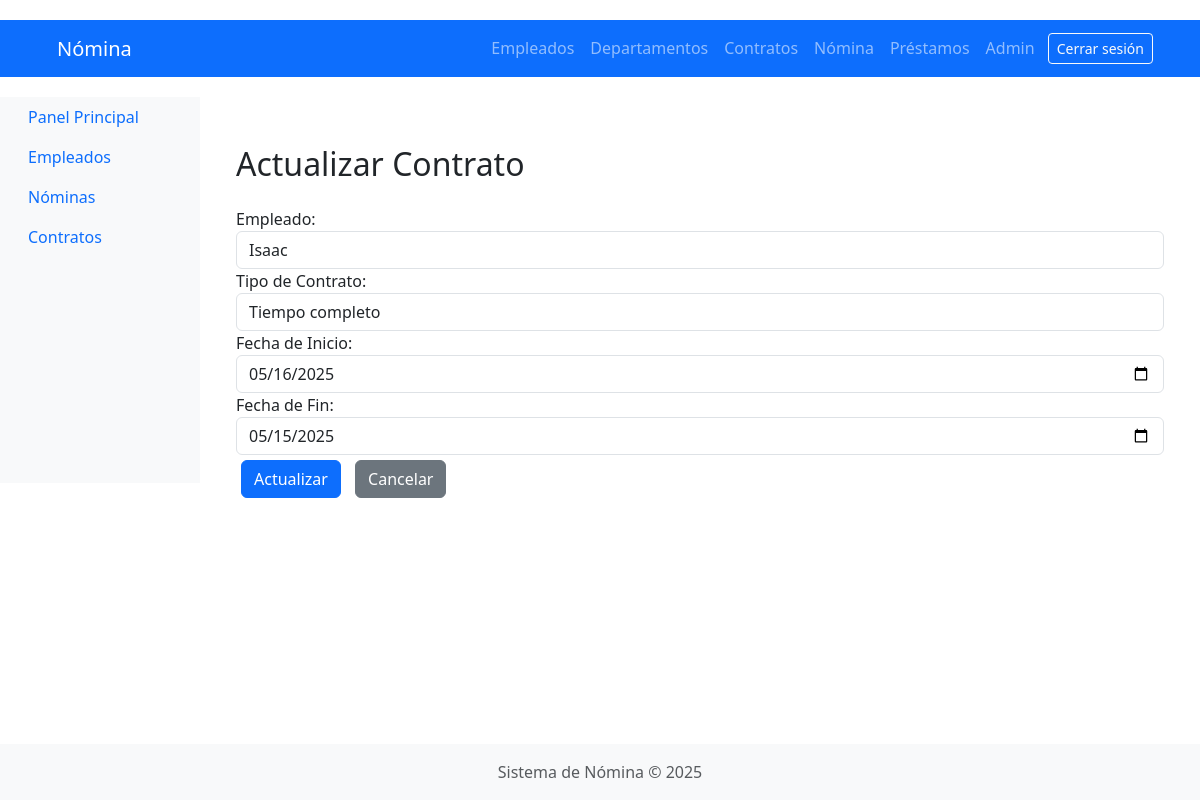
Page /contracts/editar/21/ (signed in) on the committed database.
### contracts/models.py (models this page shows, shortened)
class Contrato(models.Model):
    empleado = models.ForeignKey('employees.Empleado', on_delete=models.CASCADE)
    tipo_contrato = models.ForeignKey(TipoContrato, on_delete=models.CASCADE)
    fecha_inicio = models.DateField()
    fecha_fin = models.DateField(null=True, blank=True)

class TipoContrato(models.Model):
    nombre = models.CharField(max_length=100)
    descripcion = models.TextField()

### employees/models.py (models this page shows, shortened)
class Empleado(models.Model):
    SEXO_CHOICES = [
        ('M', 'Masculino'),
        ('F', 'Femenino'),
    ]
    cedula = models.CharField(max_length=10, unique=True, null=True)
    nombre = models.CharField(max_length=100)
    apellido = models.CharField(max_length=100)
    sexo = models.CharField(max_length=1, choices=SEXO_CHOICES, default='M')  # Campo agregado
    cargo = models.ForeignKey(Cargo, on_delete=models.CASCADE)
    departamento = models.ForeignKey(Departamento, on_delete=models.CASCADE)
    tipo_contrato = models.ForeignKey(TipoContrato, on_delete=models.CASCADE)
    fecha_ingreso = models.DateField()
    salario = models.DecimalField(max_digits=10, decimal_places=2)

### contracts/views.py (the view)
# urls.py: path('editar/<int:contrato_id>/', views.actualizar_contrato, name='actualizar_contrato'),
@login_required
def actualizar_contrato(request, contrato_id):
    contrato = get_object_or_404(Contrato, id=contrato_id)
    if request.method == 'POST':
        form = ContratoForm(request.POST, instance=contrato)
        if form.is_valid():
            form.save()
            return redirect('listar_contratos')
    else:
        form = ContratoForm(instance=contrato)
    empleados = Empleado.objects.all()
    tipos_contrato = TipoContrato.objects.all()
    return render(request, 'contracts/contract_form.html', {
        'form': form,
        'empleados': empleados,
        'tipos_contrato': tipos_contrato,
        'contract': contrato
    })

### contracts/forms.py (shortened to what this page needs)
class ContratoForm(forms.ModelForm):
    class Meta:
        model = Contrato
        fields = ['empleado', 'tipo_contrato', 'fecha_inicio', 'fecha_fin']
        widgets = {
            'fecha_inicio': forms.DateInput(attrs={'type': 'date'}),
            'fecha_fin': forms.DateInput(attrs={'type': 'date'}),
        }

### templates/contracts/contract_form.html (shortened to what this page needs)
{% extends 'base.html' %}
{% block content %}
<div class="container mt-5">
    <h2 class="mb-4">{% if contract %}Actualizar{% else %}Crear{% endif %} Contrato</h2>
    <form method="POST">
        <div class="form-group">
            <label for="empleado">Empleado:</label>
            <select class="form-control" id="empleado" name="empleado" required>
                {% for empleado in empleados %}
                    <option value="{{ empleado.id }}"
                        {% if contract and contract.empleado.id == empleado.id %}selected{% endif %}>
                        {{ empleado.nombre }}
                    </option>
                {% endfor %}
            </select>
        </div>
        <div class="form-group">
            <label for="tipo_contrato">Tipo de Contrato:</label>
            <select class="form-control" id="tipo_contrato" name="tipo_contrato" required>
                {% for tipo in tipos_contrato %}
                    <option value="{{ tipo.id }}"
                        {% if contract and contract.tipo_contrato.id == tipo.id %}selected{% endif %}>
                        {{ tipo.nombre }}
                    </option>
                {% endfor %}
            </select>
        </div>
        <div class="form-group">
            <label for="fecha_inicio">Fecha de Inicio:</label>
            <input type="date" class="form-control" id="fecha_inicio" name="fecha_inicio"
                value="{% if contract %}{{ contract.fecha_inicio|date:'Y-m-d' }}{% endif %}" required>
        </div>
        <div class="form-group">
            <label for="fecha_fin">Fecha de Fin:</label>
            <input type="date" class="form-control" id="fecha_fin" name="fecha_fin"
                value="{% if contract %}{{ contract.fecha_fin|date:'Y-m-d' }}{% endif %}">
        </div>
        <button type="submit" class="btn btn-primary">
            {% if contract %}Actualizar{% else %}Crear{% endif %}
        </button>
        <a href="{% url 'listar_contratos' %}" class="btn btn-secondary">Cancelar</a>
    </form>
</div>
{% endblock %}

### static/css/styles.css (style rules this page uses)
body { font-family: 'Arial', sans-serif; margin: 0; padding: 0; background-color: #f4f4f4; }
.container { width: 80%; margin: auto; overflow: hidden; }
h1, h2, h3 { color: #35424a; }
.btn { display: inline-block; padding: 10px 15px; margin: 5px; border: none; border-radius: 5px; cursor: pointer; }
.btn-primary { background: #35424a; color: #ffffff; }

### rows in the picture
Contrato: empleado "Isaac", tipo_contrato "Tiempo completo", fecha_inicio "05/16/2025", fecha_fin "05/15/2025"

### other values in the picture
{{ year|default:2025 }} "2025"
